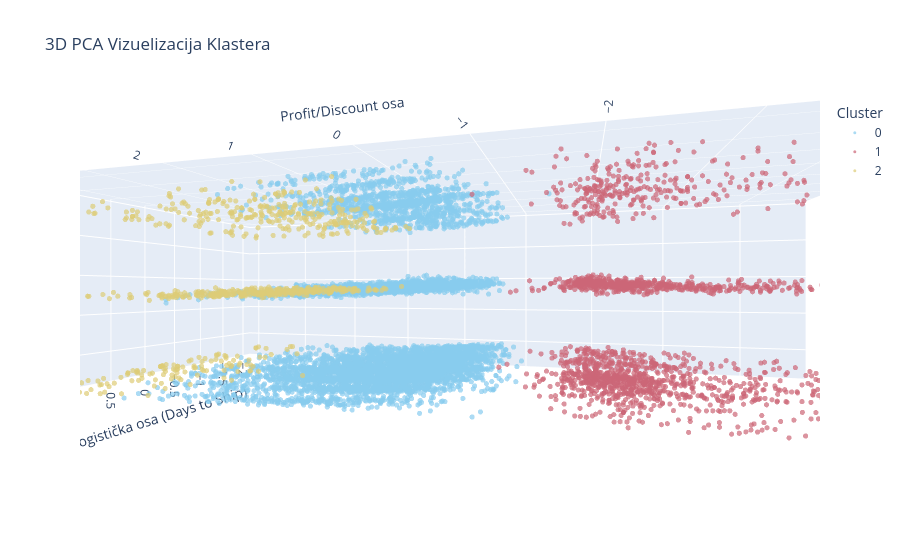

Notebook code cell kept with this figure:
### Markdown cell above
### 3D Plot

### Code cell
import plotly.express as px

pca_3d = PCA(n_components=3)
pca_data_3d = pca_3d.fit_transform(data_final_prep_scaled)

pca_df_3d = pd.DataFrame(data=pca_data_3d, columns=['PC1', 'PC2', 'PC3'])
pca_df_3d['Cluster'] = data['Hierarchical_Labels'].astype(str)

fig = px.scatter_3d(
    pca_df_3d, 
    x='PC1', y='PC2', z='PC3',
    color='Cluster',
    title='3D PCA Vizuelizacija Klastera',
    labels={'PC1': 'Profit/Discount osa', 'PC2': 'Logistička osa (Days to Ship)', 'PC3': 'Consumer'}, #Consumer u PC3 sam dodao naknadno kada sam utvrdio sta je
    opacity=0.7,
    color_discrete_sequence=px.colors.qualitative.Safe
)

fig.update_traces(marker=dict(size=3))

fig.show()

### Figure 1 — Plotly figure (JSON) as saved in the notebook; plotly's stock layout.template omitted (floating-point values rounded to 4 significant figures; data arrays with more than 128 entries replaced by an {"elided": "..."} marker saying what was removed)
{"data": [{"hovertemplate": "Cluster=0<br>Profit/Discount osa=%{x}<br>Logistička osa (Days to Ship)=%{y}<br>Consumer=%{z}<extra></extra>", "legendgroup": "0", "marker": {"color": "rgb(136, 204, 238)", "opacity": 0.7, "size": 3, "symbol": "circle"}, "mode": "markers", "name": "0", "scene": "scene", "showlegend": true, "type": "scatter3d", "x": {"elided": "7360 float values"}, "y": {"elided": "7360 float values"}, "z": {"elided": "7360 float values"}}, {"hovertemplate": "Cluster=1<br>Profit/Discount osa=%{x}<br>Logistička osa (Days to Ship)=%{y}<br>Consumer=%{z}<extra></extra>", "legendgroup": "1", "marker": {"color": "rgb(204, 102, 119)", "opacity": 0.7, "size": 3, "symbol": "circle"}, "mode": "markers", "name": "1", "scene": "scene", "showlegend": true, "type": "scatter3d", "x": {"elided": "1876 float values"}, "y": {"elided": "1876 float values"}, "z": {"elided": "1876 float values"}}, {"hovertemplate": "Cluster=2<br>Profit/Discount osa=%{x}<br>Logistička osa (Days to Ship)=%{y}<br>Consumer=%{z}<extra></extra>", "legendgroup": "2", "marker": {"color": "rgb(221, 204, 119)", "opacity": 0.7, "size": 3, "symbol": "circle"}, "mode": "markers", "name": "2", "scene": "scene", "showlegend": true, "type": "scatter3d", "x": {"elided": "758 float values"}, "y": {"elided": "758 float values"}, "z": {"elided": "758 float values"}}], "layout": {"autosize": true, "legend": {"title": {"text": "Cluster"}, "tracegroupgap": 0}, "scene": {"aspectmode": "auto", "aspectratio": {"x": 2.049, "y": 0.8846, "z": 0.5518}, "camera": {"center": {"x": 0, "y": 0, "z": 0}, "eye": {"x": -0.347, "y": 1.231, "z": 0.0009934}, "projection": {"type": "perspective"}, "up": {"x": 0, "y": 0, "z": 1}}, "domain": {"x": [0, 1], "y": [0, 1]}, "xaxis": {"title": {"text": "Profit/Discount osa"}, "type": "linear"}, "yaxis": {"title": {"text": "Logistička osa (Days to Ship)"}, "type": "linear"}, "zaxis": {"title": {"text": "Consumer"}, "type": "linear"}}, "title": {"text": "3D PCA Vizuelizacija Klastera"}}}
